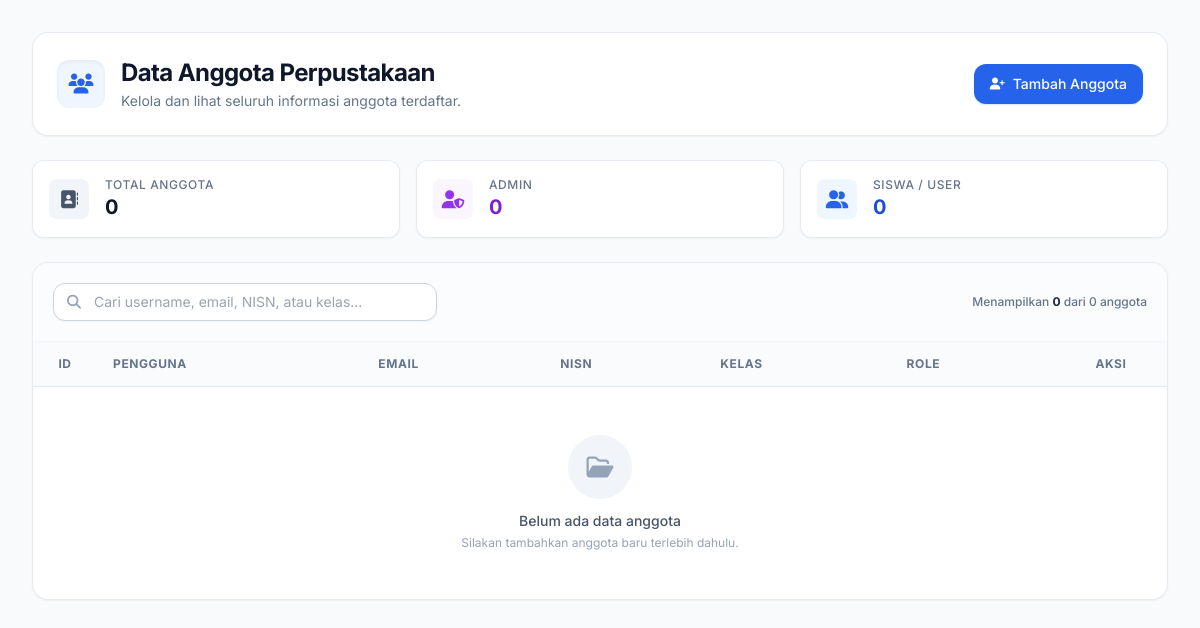
The app's page /view/view_admin/data_anggota.php, older data.
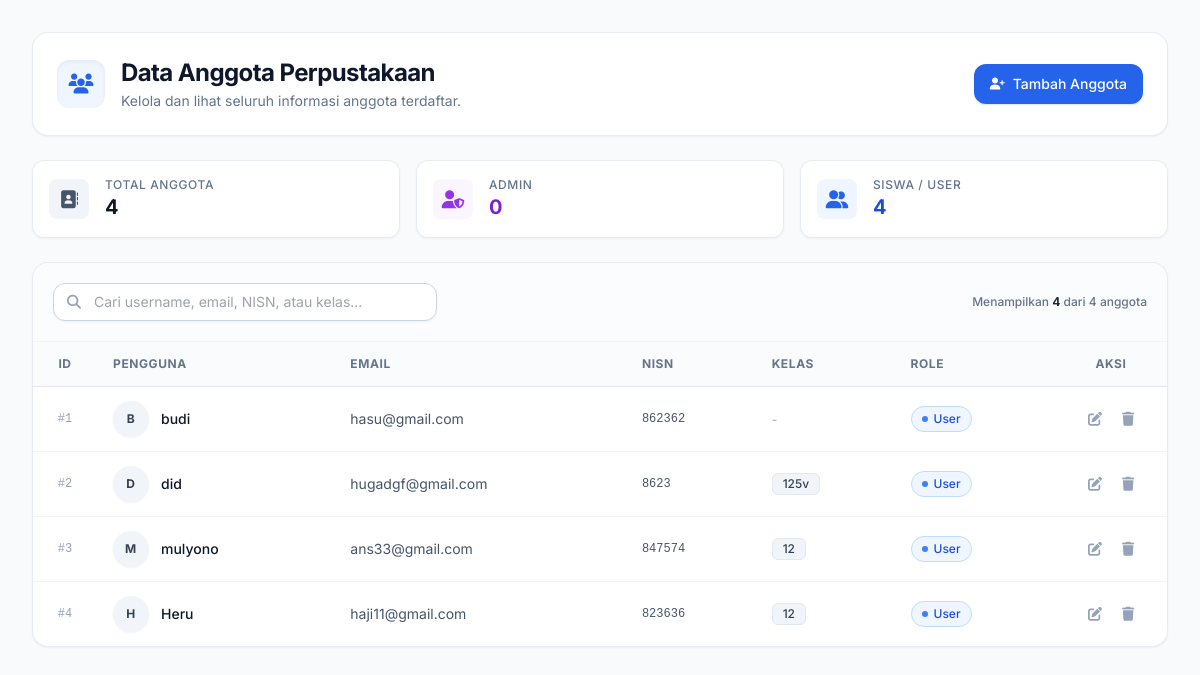
The same page, newer data.
### tables this page shows
CREATE TABLE `anggota` (
  `id_anggota` int(11) NOT NULL,
  `username` varchar(50) NOT NULL,
  `password` varchar(255) NOT NULL,
  `email` varchar(50) NOT NULL,
  `nisn` int(9) NOT NULL,
  `kelas` varchar(10) NOT NULL,
  `role` enum('admin','user') NOT NULL
);

### view/view_admin/data_anggota.php (the view, shortened to what this page needs)
<?php
require_once '../../models/m_koneksi.php';
$db = isset($conn) ? $conn : (isset($koneksi) ? $koneksi : null);
$sql = "SELECT id_anggota, username, email, nisn, kelas, role FROM anggota ORDER BY id_anggota ASC";
$result = $db->query($sql);
$total_anggota = 0;
$total_admin = 0;
$total_user = 0;
$rows = [];
if ($result && $result->num_rows > 0) {
    while ($r = $result->fetch_assoc()) {
        $rows[] = $r;
        $total_anggota++;
        if (strtolower($r['role']) === 'admin') {
            $total_admin++;
        } else {
            $total_user++;
        }
    }
}
?>
<!DOCTYPE html>
<html lang="id">
<head>
    <script src="https://cdn.tailwindcss.com"></script>
    <link rel="stylesheet" href="https://cdnjs.cloudflare.com/ajax/libs/font-awesome/6.4.0/css/all.min.css">
</head>
<body class="bg-slate-50 text-slate-800 antialiased min-h-screen p-4 sm:p-6 lg:p-8">
    <div class="max-w-7xl mx-auto space-y-6">
        <div class="flex flex-col sm:flex-row sm:items-center sm:justify-between gap-4 bg-white p-6 rounded-2xl shadow-sm border border-slate-200/80">
            <div class="flex items-center gap-4">
                <div class="w-12 h-12 rounded-xl bg-blue-50 text-blue-600 flex items-center justify-center text-xl shadow-inner">
                    <i class="fa-solid fa-users"></i>
                </div>
                <div>
                    <h1 class="text-xl sm:text-2xl font-bold text-slate-900 tracking-tight">Data Anggota Perpustakaan</h1>
                    <p class="text-sm text-slate-500 mt-0.5">Kelola dan lihat seluruh informasi anggota terdaftar.</p>
                </div>
            </div>
            <div>
                <a href="tambah_anggota.php" class="inline-flex items-center justify-center gap-2 bg-blue-600 hover:bg-blue-700 active:bg-blue-800 text-white font-medium px-4 py-2.5 rounded-xl text-sm transition-all shadow-sm hover:shadow shadow-blue-500/20">
                    <i class="fa-solid fa-user-plus text-xs"></i>
                    <span>Tambah Anggota</span>
                </a>
            </div>
        </div>
        <div class="grid grid-cols-1 sm:grid-cols-3 gap-4">
            <div class="bg-white p-4 rounded-xl border border-slate-200/80 shadow-sm flex items-center gap-4">
                <div class="w-10 h-10 rounded-lg bg-slate-100 text-slate-600 flex items-center justify-center text-lg">
                    <i class="fa-solid fa-address-book"></i>
                </div>
                <div>
                    <p class="text-xs font-medium text-slate-500 uppercase tracking-wider">Total Anggota</p>
                    <p class="text-xl font-bold text-slate-900"><?= $total_anggota ?></p>
                </div>
            </div>
            <div class="bg-white p-4 rounded-xl border border-slate-200/80 shadow-sm flex items-center gap-4">
                <div class="w-10 h-10 rounded-lg bg-purple-50 text-purple-600 flex items-center justify-center text-lg">
                    <i class="fa-solid fa-user-shield"></i>
                </div>
                <div>
                    <p class="text-xs font-medium text-slate-500 uppercase tracking-wider">Admin</p>
                    <p class="text-xl font-bold text-purple-700"><?= $total_admin ?></p>
                </div>
            </div>
            <div class="bg-white p-4 rounded-xl border border-slate-200/80 shadow-sm flex items-center gap-4">
                <div class="w-10 h-10 rounded-lg bg-blue-50 text-blue-600 flex items-center justify-center text-lg">
                    <i class="fa-solid fa-user-group"></i>
                </div>
                <div>
                    <p class="text-xs font-medium text-slate-500 uppercase tracking-wider">Siswa / User</p>
                    <p class="text-xl font-bold text-blue-700"><?= $total_user ?></p>
                </div>
            </div>
        </div>
        <div class="bg-white rounded-2xl shadow-sm border border-slate-200/80 overflow-hidden">
            <div class="p-4 sm:p-5 border-b border-slate-100 bg-slate-50/50 flex flex-col sm:flex-row justify-between items-center gap-4">
                <div class="relative w-full sm:w-96">
                    <i class="fa-solid fa-magnifying-glass absolute left-3.5 top-1/2 -translate-y-1/2 text-slate-400 text-sm"></i>
                    <input type="text" id="searchInput" onkeyup="searchTable()" placeholder="Cari username, email, NISN, atau kelas..."
                           class="w-full pl-10 pr-4 py-2 border rounded-xl text-sm focus:outline-none focus:ring-2 focus:ring-blue-500 focus:border-transparent border-slate-300 bg-white transition shadow-sm">
                </div>
                <div class="text-xs text-slate-500 font-medium">
                    Menampilkan <span id="visibleCount" class="font-bold text-slate-800"><?= count($rows) ?></span> dari <?= count($rows) ?> anggota
                </div>
            </div>
            <div class="overflow-x-auto">
                <table class="w-full text-left border-collapse" id="anggotaTable">
                    <thead>
                        <tr class="bg-slate-50/80 border-b border-slate-200 text-xs font-semibold text-slate-500 uppercase tracking-wider">
                            <th class="py-3.5 px-4 text-center w-16">ID</th>
                            <th class="py-3.5 px-4">Pengguna</th>
                            <th class="py-3.5 px-4">Email</th>
                            <th class="py-3.5 px-4">NISN</th>
                            <th class="py-3.5 px-4">Kelas</th>
                            <th class="py-3.5 px-4">Role</th>
                            <th class="py-3.5 px-4 text-center w-28">Aksi</th>
                        </tr>
                    </thead>
                    <tbody class="divide-y divide-slate-100 text-sm">
                        <?php if (count($rows) > 0): ?>
                            <?php foreach ($rows as $row): ?>
                                <tr class="hover:bg-slate-50/80 transition-colors group">
                                    <td class="py-3.5 px-4 text-center font-mono text-xs text-slate-400 font-medium">
                                        #<?= htmlspecialchars($row['id_anggota']) ?>
                                    </td>
                                    <td class="py-3.5 px-4">
                                        <div class="flex items-center gap-3">
                                            <div class="w-9 h-9 rounded-full bg-slate-100 text-slate-700 group-hover:bg-blue-600 group-hover:text-white flex items-center justify-center font-bold text-xs tracking-wider transition-colors shadow-sm">
                                                <?= strtoupper(substr($row['username'], 0, 1)) ?>
                                            </div>
                                            <span class="font-medium text-slate-900">
                                                <?= htmlspecialchars($row['username']) ?>
                                            </span>
                                        </div>
                                    </td>
                                    <td class="py-3.5 px-4 text-slate-600">
                                        <?= htmlspecialchars($row['email'] ?: '-') ?>
                                    </td>
                                    <td class="py-3.5 px-4 font-mono text-xs text-slate-600">
                                        <?= htmlspecialchars($row['nisn'] ?: '-') ?>
                                    </td>
                                    <td class="py-3.5 px-4">
                                        <?php if ($row['kelas']): ?>
                                            <span class="inline-flex items-center px-2.5 py-0.5 rounded-md text-xs font-medium bg-slate-100 text-slate-700 border border-slate-200">
                                                <?= htmlspecialchars($row['kelas']) ?>
                                            </span>
                                        <?php else: ?>
                                            <span class="text-slate-400 text-xs">-</span>
                                        <?php endif; ?>
                                    </td>
                                    <td class="py-3.5 px-4">
                                        <?php if (strtolower($row['role']) === 'admin'): ?>
                                            <span class="inline-flex items-center gap-1.5 px-2.5 py-1 rounded-full text-xs font-medium bg-purple-50 text-purple-700 border border-purple-200">
                                                <span class="w-1.5 h-1.5 rounded-full bg-purple-500"></span> Admin
                                            </span>
                                        <?php else: ?>
                                            <span class="inline-flex items-center gap-1.5 px-2.5 py-1 rounded-full text-xs font-medium bg-blue-50 text-blue-700 border border-blue-200">
                                                <span class="w-1.5 h-1.5 rounded-full bg-blue-500"></span> User
                                            </span>
                                        <?php endif; ?>
                                    </td>
                                    <td class="py-3.5 px-4 text-center">
                                        <div class="flex items-center justify-center gap-1">
                                            <a href="edit_anggota.php?id=<?= $row['id_anggota'] ?>"
                                               title="Edit Data"
                                               class="p-2 text-slate-400 hover:text-blue-600 hover:bg-blue-50 rounded-lg transition-all">
                                                <i class="fa-solid fa-pen-to-square"></i>
                                            </a>
                                            <a href="hapus_anggota.php?id=<?= $row['id_anggota'] ?>"
                                               title="Hapus Data"
                                               onclick="return confirm('Apakah Anda yakin ingin menghapus anggota <?= htmlspecialchars($row['username']) ?>?');"
                                               class="p-2 text-slate-400 hover:text-red-600 hover:bg-red-50 rounded-lg transition-all">
                                                <i class="fa-solid fa-trash"></i>
                                            </a>
                                        </div>
                                    </td>
                                </tr>
                            <?php endforeach; ?>
                        <?php else: ?>
                            <tr id="emptyRow">
                                <td colspan="7" class="py-12 text-center text-slate-400">
                                    <div class="w-16 h-16 mx-auto mb-3 rounded-full bg-slate-100 flex items-center justify-center text-slate-400 text-2xl">
                                        <i class="fa-regular fa-folder-open"></i>
                                    </div>
                                    <p class="font-medium text-slate-600">Belum ada data anggota</p>
                                    <p class="text-xs text-slate-400 mt-1">Silakan tambahkan anggota baru terlebih dahulu.</p>
                                </td>
                            </tr>
                        <?php endif; ?>
                    </tbody>
                </table>
            </div>
        </div>
    </div>
</body>
</html>

### view/view_admin/data_anggota.php (style rules this page uses)
body { font-family: 'Inter', sans-serif; }

Row changes from the older to the newer data that the page shows:
added anggota: id_anggota "1", username "B", username "budi", email "hasu@gmail.com", nisn "862362", role "user" (drawn)
added anggota: id_anggota "2", username "D", username "did", email "hugadgf@gmail.com", nisn "8623", kelas "125v", role "user" (drawn)
added anggota: id_anggota "3", username "M", username "mulyono", email "ans33@gmail.com", nisn "847574", kelas "12", role "user" (drawn)
added anggota: id_anggota "4", username "H", username "Heru", email "haji11@gmail.com", nisn "823636", kelas "12", role "user" (drawn)
Text that changed along with them:
$total_anggota: "0" → "4"
$total_user: "0" → "4"
count($rows): "0" → "4"
text no longer shown: "Belum ada data anggota Silakan tambahkan anggota baru terlebih dahulu."
